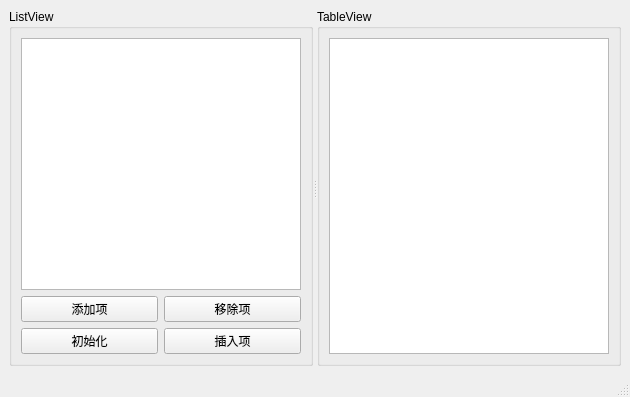
<?xml version="1.0" encoding="UTF-8"?>
<ui version="4.0">
 <class>MainWindow</class>
 <widget class="QMainWindow" name="MainWindow">
  <property name="geometry">
   <rect>
    <x>0</x>
    <y>0</y>
    <width>630</width>
    <height>397</height>
   </rect>
  </property>
  <property name="windowTitle">
   <string>Model&amp;View</string>
  </property>
  <widget class="QWidget" name="centralwidget">
   <layout class="QHBoxLayout" name="horizontalLayout">
    <item>
     <widget class="QSplitter" name="splitter">
      <property name="orientation">
       <enum>Qt::Horizontal</enum>
      </property>
      <widget class="QGroupBox" name="groupBox">
       <property name="title">
        <string>ListView</string>
       </property>
       <layout class="QGridLayout" name="gridLayout">
        <item row="1" column="1">
         <widget class="QPushButton" name="btn_remove">
          <property name="text">
           <string>移除项</string>
          </property>
         </widget>
        </item>
        <item row="0" column="0" colspan="2">
         <widget class="QListView" name="listView"/>
        </item>
        <item row="1" column="0">
         <widget class="QPushButton" name="btn_add">
          <property name="text">
           <string>添加项</string>
          </property>
         </widget>
        </item>
        <item row="2" column="1">
         <widget class="QPushButton" name="btn_instert">
          <property name="text">
           <string>插入项</string>
          </property>
         </widget>
        </item>
        <item row="2" column="0">
         <widget class="QPushButton" name="btn_initList">
          <property name="text">
           <string>初始化</string>
          </property>
         </widget>
        </item>
       </layout>
      </widget>
      <widget class="QGroupBox" name="groupBox_2">
       <property name="title">
        <string>TableView</string>
       </property>
       <layout class="QGridLayout" name="gridLayout_2">
        <item row="0" column="0">
         <widget class="QTableView" name="tableView"/>
        </item>
       </layout>
      </widget>
     </widget>
    </item>
   </layout>
  </widget>
  <widget class="QMenuBar" name="menubar">
   <property name="geometry">
    <rect>
     <x>0</x>
     <y>0</y>
     <width>630</width>
     <height>27</height>
    </rect>
   </property>
  </widget>
  <widget class="QStatusBar" name="statusbar"/>
 </widget>
 <resources/>
 <connections/>
</ui>
